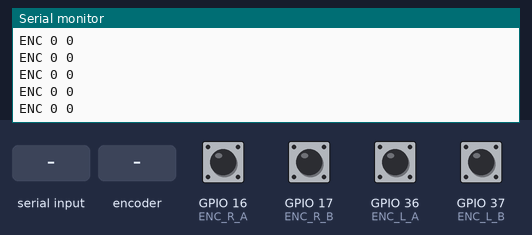
Bench run of a sketch on a simulated ESP32-S3. Parts: the last lines printed to the serial monitor. The test bench sets the inputs (shaded band); at power-on: GPIO 16 (ENC_R_A), GPIO 17 (ENC_R_B), GPIO 36 (ENC_L_A), GPIO 37 (ENC_L_B) HIGH. The modem accepts every AT command (registered, SIM ready, sends succeed) and sends nothing else.

Above: at 1.2 s.
1.3 s: "90,45\n" received over Serial
2.8 s: rotary encoder on GPIO 16 (ENC_R_A) / GPIO 37 (ENC_L_B) turned 1 step (first pin leading)
At 2.81 s:
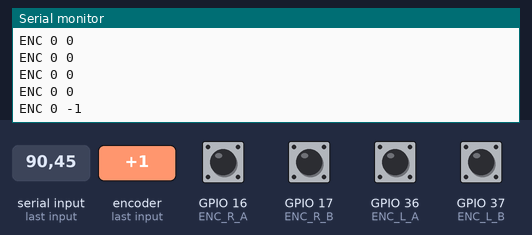
4.5 s: GPIO 17 (ENC_R_B) pulled LOW for 0.15 s
At 4.51 s:
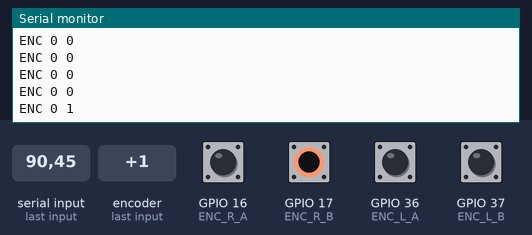
6.1 s: GPIO 36 (ENC_L_A) pulled LOW for 0.15 s
At 6.11 s:
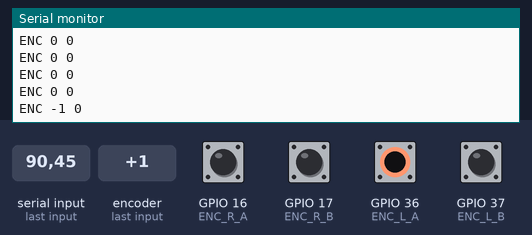
7.7 s: "30,150\n" received over Serial
9.2 s: rotary encoder on GPIO 16 (ENC_R_A) / GPIO 37 (ENC_L_B) turned 2 steps (second pin leading)
At 9.21 s:
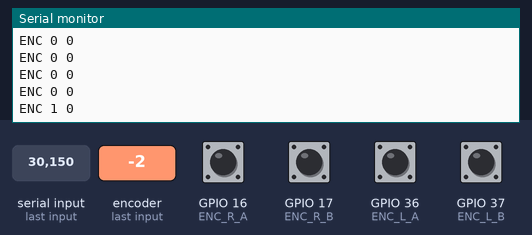
Timing chart, 0 to 12.1 s (numbered marks = the images above; inputs shaded):
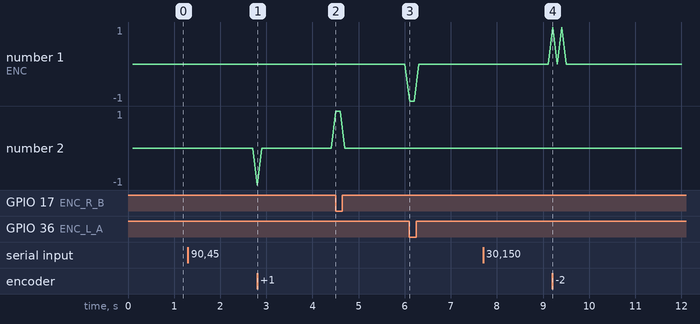

Measured:
- after the input at 2.8 s, the serial monitor: prints a new line at once (image 1)
- after the input at 4.5 s, the serial monitor: prints a new line at once (image 2)
- after the input at 6.1 s, the serial monitor: prints a new line at once (image 3)
- after the input at 9.2 s, the serial monitor: prints a new line at once (image 4)

The sketch:

hub_motor_with_encoder.ino
```cpp
// ===================== HARDWARE SERIAL FOR ESP32-S3 ======================
#include <HardwareSerial.h>

// نستخدم UART1 على ESP32-S3
HardwareSerial HoverSerial(1);

// Pins المتوصلة بالـ Hoverboard
#define HOVER_RX 20   // ESP32 RX  ← Hoverboard TX
#define HOVER_TX 19   // ESP32 TX  → Hoverboard RX

// ===================== USER CONFIG ======================
#define SERIAL_BAUD 115200     // USB Serial مع الـ PC
#define HOVER_BAUD  115200     // UART مع لوحة الـ Hoverboard

#define START_FRAME 0xABCD     // لازم يطابق الـ firmware
#define MAX_PWR     1000
#define SEND_HZ     50         // 50Hz → كل 20ms
// ========================================================================


// ===================== DATA STRUCTS =====================
struct __attribute__((packed)) SerialCommand {
  uint16_t start;
  int16_t  steer;
  int16_t  speed;
  uint16_t checksum;
};
SerialCommand Command;

struct __attribute__((packed)) SerialFeedback {
  uint16_t start;
  int16_t  cmd1;
  int16_t  cmd2;
  int16_t  speedR_meas;
  int16_t  speedL_meas;
  int16_t  batVoltage;
  int16_t  boardTemp;
  uint16_t cmdLed;
  uint16_t checksum;
};
SerialFeedback Feedback;
SerialFeedback NewFeedback;

// ===================== RX STATE (لـ Feedback – ممكن نحتاجه بعدين) ========
uint8_t   rxIdx = 0;
uint16_t  bufStartFrame = 0;
uint8_t  *rxPtr;
uint8_t   inByte = 0, prevByte = 0;

// ===================== TIMERS ==========================
const unsigned long SEND_INTERVAL_MS = 1000UL / SEND_HZ;
unsigned long lastSendMs = 0;
unsigned long lastFBms   = 0;
// ========================================================================


// ===================== TARGETS & RAMP ==================
int16_t tgtR = 0;     // target power للعجلة اليمين
int16_t tgtL = 0;     // target power للعجلة الشمال
int16_t curR = 0;     // القيمة الفعلية اللي بتتبعت (بعد الـ ramp)
int16_t curL = 0;

const int16_t rampStep = 20;   // نعومة الحركة
// ========================================================================


// ===================== EXTERNAL ENCODERS (QUADRATURE) ====================
// Left encoder
#define ENC_L_A 36
#define ENC_L_B 37

// Right encoder
#define ENC_R_A 16
#define ENC_R_B 17

// cumulative counts من بداية التشغيل
volatile long leftPos  = 0;
volatile long rightPos = 0;

// قيم عدد النبضات لكل لفة (من كلامك)
const long  TICKS_PER_REV_L = 875;
const long  TICKS_PER_REV_R = 798;

const float WHEEL_RADIUS = 0.075f;  // 15 cm / 2
const float WHEEL_BASE   = 0.60f;   // 60 cm

// تايمر لطباعة الـ ENC L R
unsigned long lastEncMs = 0;
const unsigned long ENC_PRINT_INTERVAL_MS = 100;   // 100 ms
// ========================================================================


// ===================== HELPERS ==========================
static inline int16_t clampPwr(int32_t v) {
  if (v >  MAX_PWR) v =  MAX_PWR;
  if (v < -MAX_PWR) v = -MAX_PWR;
  return (int16_t)v;
}

void SendRaw(int16_t uSteer, int16_t uSpeed) {
  Command.start    = START_FRAME;
  Command.steer    = uSteer;
  Command.speed    = uSpeed;
  Command.checksum = Command.start ^ Command.steer ^ Command.speed;
  HoverSerial.write((uint8_t*)&Command, sizeof(Command));
}

/*
   نحول Right/Left wheel power إلى speed & steer:
      speed = (L + R) / 2
      steer = (R - L) / 2
*/
void SEND_R_L(int16_t PWR_R, int16_t PWR_L) {
  int32_t speed = ((int32_t)PWR_L + (int32_t)PWR_R) / 2;
  int32_t steer = ((int32_t)PWR_R - (int32_t)PWR_L) / 2;

  int16_t uSpeed = clampPwr(speed);
  int16_t uSteer = clampPwr(steer);

  SendRaw(uSteer, uSpeed);
}
// ========================================================================


// ===================== PC COMMAND PARSER =======================
void readPcCommand()
{
  if (Serial.available() > 0) {
    int16_t cmdR = (int16_t)Serial.parseInt();
    int16_t cmdL = (int16_t)Serial.parseInt();

    if (Serial.available()) {
      Serial.read();
    }

    cmdR = constrain(cmdR, -250, 250);
    cmdL = constrain(cmdL, -250, 250);

    long scaledR = (long)cmdR * MAX_PWR / 250;
    long scaledL = (long)cmdL * MAX_PWR / 250;

    tgtR = clampPwr(scaledR);
    tgtL = clampPwr(scaledL);

    Serial.print("New targets → R=");
    Serial.print(tgtR);
    Serial.print("  L=");
    Serial.println(tgtL);
  }
}
// ========================================================================


// ===================== RECEIVE FEEDBACK (اختياري) ========================
void Receive() {
  while (HoverSerial.available()) {
    inByte = HoverSerial.read();
    bufStartFrame = (uint16_t(inByte) << 8) | prevByte;

    if (bufStartFrame == START_FRAME) {
      rxPtr = (uint8_t*)&NewFeedback;
      *rxPtr++ = prevByte;
      *rxPtr++ = inByte;
      rxIdx = 2;
    }
    else if (rxIdx >= 2 && rxIdx < sizeof(SerialFeedback)) {
      *rxPtr++ = inByte;
      rxIdx++;
    }

    if (rxIdx == sizeof(SerialFeedback)) {
      uint16_t cs =
        NewFeedback.start ^ NewFeedback.cmd1 ^ NewFeedback.cmd2 ^
        NewFeedback.speedR_meas ^ NewFeedback.speedL_meas ^
        NewFeedback.batVoltage ^ NewFeedback.boardTemp ^ NewFeedback.cmdLed;

      if (NewFeedback.start == START_FRAME && cs == NewFeedback.checksum) {
        Feedback = NewFeedback;
        lastFBms = millis();
      }
      rxIdx = 0;
    }

    prevByte = inByte;
  }
}
// ========================================================================


// ===================== ENCODER ISRs (نفس منطق سكيتش الاختبار) ===========

// Left encoder
void IRAM_ATTR onLeftA() {
  bool A = digitalRead(ENC_L_A);
  bool B = digitalRead(ENC_L_B);

  if (A == B)
    leftPos++;
  else
    leftPos--;
}

void IRAM_ATTR onLeftB() {
  bool A = digitalRead(ENC_L_A);
  bool B = digitalRead(ENC_L_B);

  if (A != B)
    leftPos++;
  else
    leftPos--;
}

// Right encoder
void IRAM_ATTR onRightA() {
  bool A = digitalRead(ENC_R_A);
  bool B = digitalRead(ENC_R_B);

  if (A == B)
    rightPos++;
  else
    rightPos--;
}

void IRAM_ATTR onRightB() {
  bool A = digitalRead(ENC_R_A);
  bool B = digitalRead(ENC_R_B);

  if (A != B)
    rightPos++;
  else
    rightPos--;
}
// ========================================================================


// ===================== SETUP =======================
void setup() {
  Serial.begin(SERIAL_BAUD);
  Serial.setTimeout(10);

  HoverSerial.begin(HOVER_BAUD, SERIAL_8N1, HOVER_RX, HOVER_TX);

  // إعداد الإنكودرات
  pinMode(ENC_L_A, INPUT_PULLUP);
  pinMode(ENC_L_B, INPUT_PULLUP);
  pinMode(ENC_R_A, INPUT_PULLUP);
  pinMode(ENC_R_B, INPUT_PULLUP);

  attachInterrupt(digitalPinToInterrupt(ENC_L_A), onLeftA, CHANGE);
  attachInterrupt(digitalPinToInterrupt(ENC_L_B), onLeftB, CHANGE);
  attachInterrupt(digitalPinToInterrupt(ENC_R_A), onRightA, CHANGE);
  attachInterrupt(digitalPinToInterrupt(ENC_R_B), onRightB, CHANGE);

  leftPos  = 0;
  rightPos = 0;
  lastEncMs = millis();

  Serial.println("\n[ESP32-S3] Hoverboard + Encoders READY");
  Serial.println("Send: R L  (e.g. 100 100)");
}
// ========================================================================


// ===================== LOOP =======================
void loop()
{
  readPcCommand();
  //Receive();   // لو حابب تفعّل الريتينج من الهفر بورد

  unsigned long now = millis();

  // 1) إرسال أوامر الهفر بورد كل 20 ms
  if (now - lastSendMs >= SEND_INTERVAL_MS) {
    lastSendMs = now;

    int16_t dR = tgtR - curR;
    int16_t dL = tgtL - curL;

    if (dR >  rampStep) dR =  rampStep;
    if (dR < -rampStep) dR = -rampStep;
    if (dL >  rampStep) dL =  rampStep;
    if (dL < -rampStep) dL = -rampStep;

    curR += dR;
    curL += dL;

    SEND_R_L(curR, curL);

    //Serial.print("CMD → R=");
    //Serial.print(curR);
    //Serial.print("  L=");
    //Serial.println(curL);
  }

  // 2) إرسال قيم الإنكودر كل 100 ms على نفس الـ Serial (لـ ROS)
  if (now - lastEncMs >= ENC_PRINT_INTERVAL_MS) {
    lastEncMs = now;

    noInterrupts();
    long L = leftPos;
    long R = rightPos;
    interrupts();
    Serial.print("ENC ");
    Serial.print(L);
    Serial.print(" ");
    Serial.println(R);
  }
}
// ========================================================================
```
